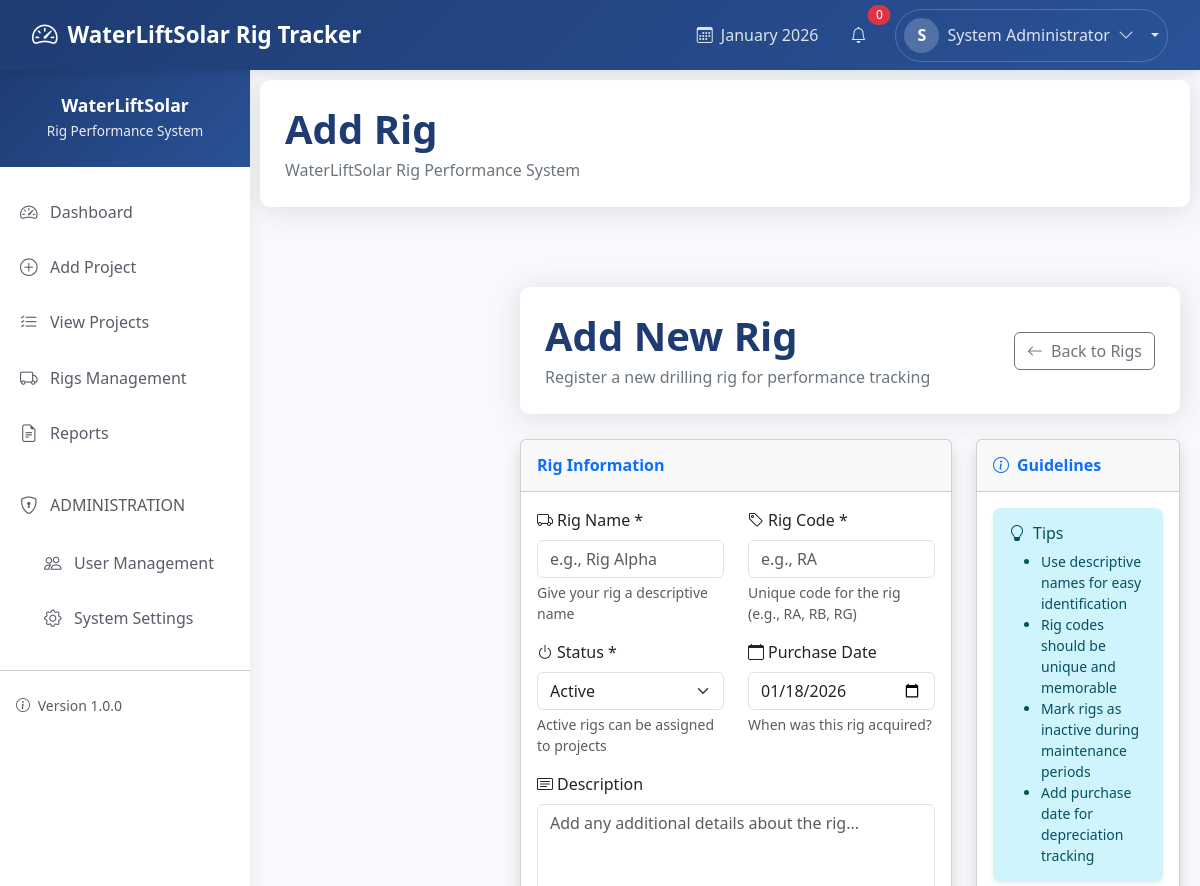
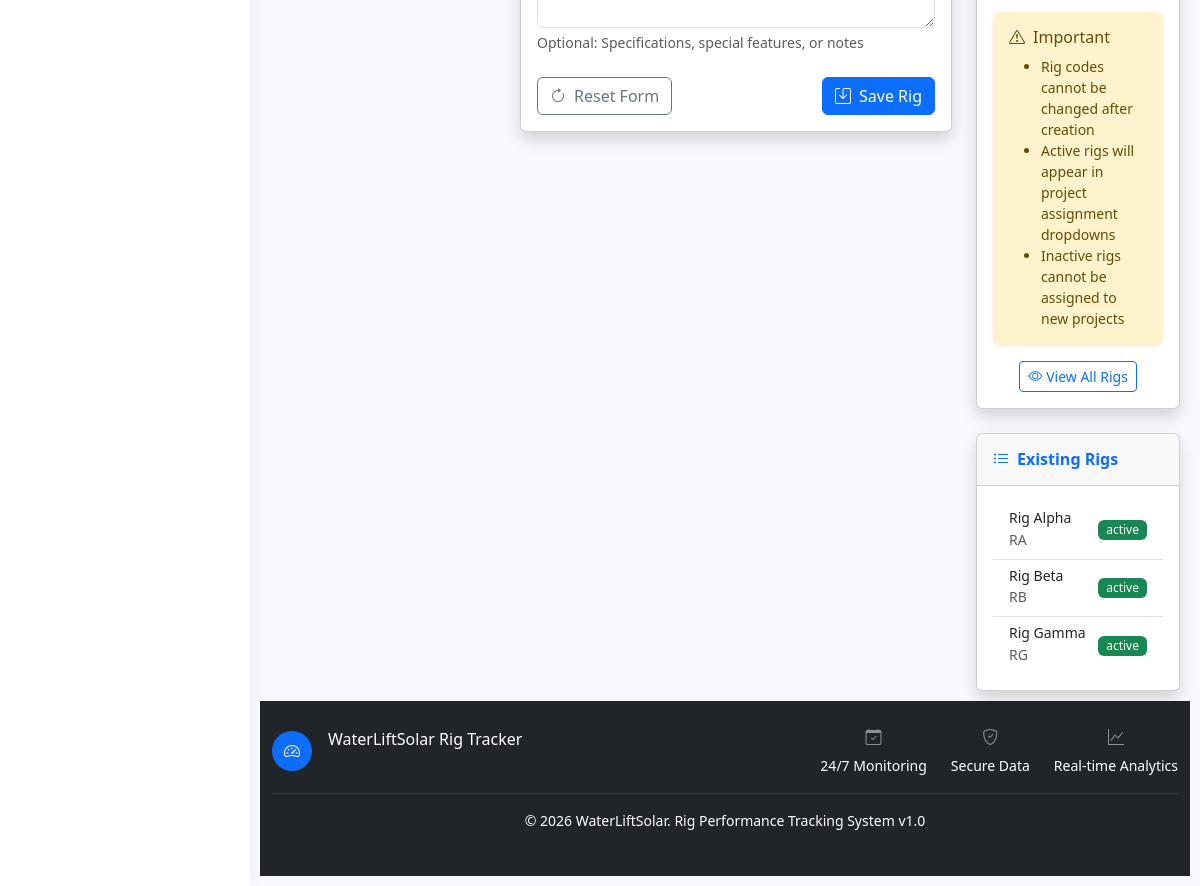
Screenshot of /modules/rigs/add_rig.php (signed in) with the database file from the repository (2 pictures, top to bottom).
### tables this page shows
CREATE TABLE rigs (
    id INT PRIMARY KEY AUTO_INCREMENT,
    rig_name VARCHAR(50) NOT NULL,
    rig_code VARCHAR(10) UNIQUE NOT NULL,
    status ENUM('active', 'inactive') DEFAULT 'active',
    created_at TIMESTAMP DEFAULT CURRENT_TIMESTAMP
);

### includes/db_connect.php (called while the page is built, shortened)
<?php
$conn = mysqli_connect(DB_HOST, DB_USER, DB_PASS, DB_NAME);
mysqli_set_charset($conn, "utf8mb4");
function query($sql) {
    global $conn;
    $result = mysqli_query($conn, $sql);
    return $result;
}
function fetchAll($sql) {
    $result = query($sql);
    $rows = [];
    while ($row = mysqli_fetch_assoc($result)) {
        $rows[] = $row;
    }
    return $rows;
}
?>

### modules/rigs/add_rig.php (the view, shortened to what this page needs)
<?php
require_once '../../includes/header.php';
?>
<main class="main-content">
    <div class="page-header">
        <div class="d-flex justify-content-between align-items-center">
            <div>
                <h1>Add New Rig</h1>
                <p>Register a new drilling rig for performance tracking</p>
            </div>
            <div>
                <a href="view_rigs.php" class="btn btn-outline-secondary">
                    <i class="bi bi-arrow-left me-2"></i>Back to Rigs
                </a>
            </div>
        </div>
    </div>
    <div class="row">
        <div class="col-lg-8">
            <div class="card shadow mb-4">
                <div class="card-header py-3">
                    <h6 class="m-0 fw-bold text-primary">Rig Information</h6>
                </div>
                <div class="card-body">
                    <form method="POST" action="">
                        <div class="row">
                            <div class="col-md-6 mb-3">
                                <label for="rig_name" class="form-label">
                                    <i class="bi bi-truck me-1"></i>Rig Name *
                                </label>
                                <input type="text" class="form-control" id="rig_name" name="rig_name"
                                       value="<?php echo $_POST['rig_name'] ?? ''; ?>"
                                       required placeholder="e.g., Rig Alpha">
                                <div class="form-text">Give your rig a descriptive name</div>
                            </div>
                            <div class="col-md-6 mb-3">
                                <label for="rig_code" class="form-label">
                                    <i class="bi bi-tag me-1"></i>Rig Code *
                                </label>
                                <input type="text" class="form-control" id="rig_code" name="rig_code"
                                       value="<?php echo $_POST['rig_code'] ?? ''; ?>"
                                       required placeholder="e.g., RA">
                                <div class="form-text">Unique code for the rig (e.g., RA, RB, RG)</div>
                            </div>
                        </div>
                        <div class="row">
                            <div class="col-md-6 mb-3">
                                <label for="status" class="form-label">
                                    <i class="bi bi-power me-1"></i>Status *
                                </label>
                                <select class="form-select" id="status" name="status" required>
                                    <option value="active" <?php echo ($_POST['status'] ?? '') == 'active' ? 'selected' : ''; ?>>Active</option>
                                </select>
                                <div class="form-text">Active rigs can be assigned to projects</div>
                            </div>
                            <div class="col-md-6 mb-3">
                                <label for="purchase_date" class="form-label">
                                    <i class="bi bi-calendar me-1"></i>Purchase Date
                                </label>
                                <input type="date" class="form-control" id="purchase_date" name="purchase_date"
                                       value="<?php echo $_POST['purchase_date'] ?? ''; ?>">
                                <div class="form-text">When was this rig acquired?</div>
                            </div>
                        </div>
                        <div class="mb-4">
                            <label for="description" class="form-label">
                                <i class="bi bi-card-text me-1"></i>Description
                            </label>
                            <textarea class="form-control" id="description" name="description"
                                      rows="4" placeholder="Add any additional details about the rig..."><?php echo $_POST['description'] ?? ''; ?></textarea>
                            <div class="form-text">Optional: Specifications, special features, or notes</div>
                        </div>
                        <div class="d-flex justify-content-between">
                            <button type="reset" class="btn btn-outline-secondary">
                                <i class="bi bi-arrow-clockwise me-2"></i>Reset Form
                            </button>
                            <button type="submit" class="btn btn-primary">
                                <i class="bi bi-save me-2"></i>Save Rig
                            </button>
                        </div>
                    </form>
                </div>
            </div>
        </div>
        <div class="col-lg-4">
            <div class="card shadow mb-4">
                <div class="card-header py-3">
                    <h6 class="m-0 fw-bold text-primary">
                        <i class="bi bi-info-circle me-2"></i>Guidelines
                    </h6>
                </div>
                <div class="card-body">
                    <div class="alert alert-info">
                        <h6 class="alert-heading"><i class="bi bi-lightbulb me-2"></i>Tips</h6>
                        <ul class="mb-0 small">
                            <li>Use descriptive names for easy identification</li>
                            <li>Rig codes should be unique and memorable</li>
                            <li>Mark rigs as inactive during maintenance periods</li>
                            <li>Add purchase date for depreciation tracking</li>
                        </ul>
                    </div>
                    <div class="alert alert-warning">
                        <h6 class="alert-heading"><i class="bi bi-exclamation-triangle me-2"></i>Important</h6>
                        <ul class="mb-0 small">
                            <li>Rig codes cannot be changed after creation</li>
                            <li>Active rigs will appear in project assignment dropdowns</li>
                            <li>Inactive rigs cannot be assigned to new projects</li>
                        </ul>
                    </div>
                    <div class="text-center">
                        <a href="view_rigs.php" class="btn btn-outline-primary btn-sm">
                            <i class="bi bi-eye me-1"></i>View All Rigs
                        </a>
                    </div>
                </div>
            </div>
            <div class="card shadow">
                <div class="card-header py-3">
                    <h6 class="m-0 fw-bold text-primary">
                        <i class="bi bi-list-ul me-2"></i>Existing Rigs
                    </h6>
                </div>
                <div class="card-body">
                    <?php
                    $existing_rigs = fetchAll("SELECT rig_name, rig_code, status FROM rigs ORDER BY rig_name LIMIT 5");
                    if (count($existing_rigs) > 0): ?>
                        <div class="list-group list-group-flush">
                            <?php foreach ($existing_rigs as $rig): ?>
                            <div class="list-group-item d-flex justify-content-between align-items-center py-2">
                                <div>
                                    <h6 class="mb-0 small"><?php echo $rig['rig_name']; ?></h6>
                                    <small class="text-muted"><?php echo $rig['rig_code']; ?></small>
                                </div>
                                <span class="badge bg-<?php echo $rig['status'] == 'active' ? 'success' : 'secondary'; ?>">
                                    <?php echo $rig['status']; ?>
                                </span>
                            </div>
                            <?php endforeach; ?>
                        </div>
                    <?php endif; ?>
                </div>
            </div>
        </div>
    </div>
</main>
<?php require_once '../../includes/footer.php'; ?>

### includes/header.php (style rules this page uses)
:root { --primary-color: #1e3c72; --secondary-color: #2a5298; --accent-color: #4e73df; --success-color: #1cc88a; --warning-color: #f6c23e; --danger-color: #e74a3b; --info-color: #36b9cc; --light-color: #f8f9fc; --dark-color: #5a5c69; --sidebar-width: 250px; --header-height: 70px; }
body { font-family: 'Segoe UI', Tahoma, Geneva, Verdana, sans-serif; background-color: var(--light-color); color: #333; overflow-x: hidden; }
.main-content { margin-top: var(--header-height); margin-left: var(--sidebar-width); padding: 10px; min-height: calc(100vh - var(--header-height)); transition: all 0.3s; }
.page-header { background: white; border-radius: 10px; padding: 25px; margin-bottom: 25px; box-shadow: 0 0.15rem 1.75rem 0 rgba(58, 59, 69, 0.15); }
.page-header h1 { color: var(--primary-color); font-weight: 700; margin-bottom: 5px; }
.page-header p { color: #6c757d; margin-bottom: 0; }
.badge { font-weight: 500; padding: 4px 8px; }
.alert { border-radius: 8px; border: none; box-shadow: 0 0.125rem 0.25rem rgba(0, 0, 0, 0.075); }

### rows the page displays
rigs: rig_name "Rig Alpha", rig_code "RA", status "active"
rigs: rig_name "Rig Beta", rig_code "RB", status "active"
rigs: rig_name "Rig Gamma", rig_code "RG", status "active"

### other values shown
SITE_NAME "WaterLiftSolar Rig Tracker"
date('F Y', strtotime("$selected_year-$selected_month-01")) "January 2026"
substr($user_name, 0, 1) "S"
$user_name "System Administrator"
$page_title "Add Rig"
$descriptions[$page_key] "WaterLiftSolar Rig Performance System"
